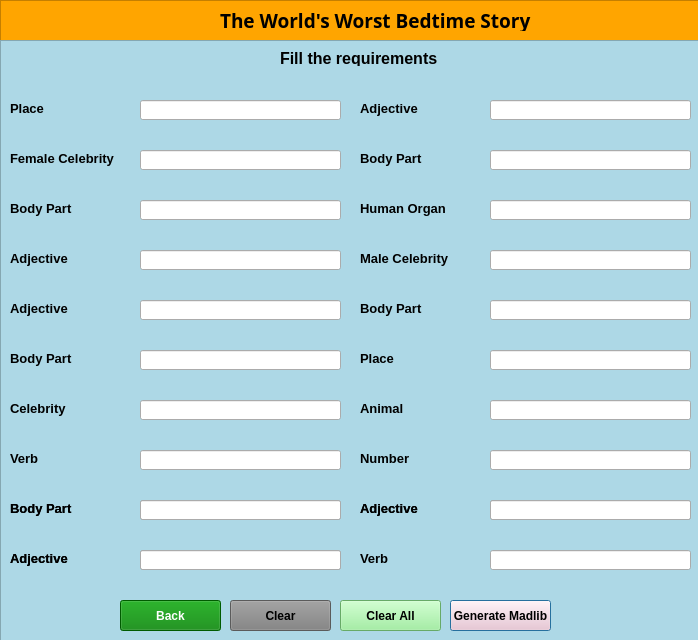
<?xml version="1.0" encoding="UTF-8"?>
<ui version="4.0">
 <class>Dialog</class>
 <widget class="QDialog" name="Dialog">
  <property name="geometry">
   <rect>
    <x>0</x>
    <y>0</y>
    <width>698</width>
    <height>640</height>
   </rect>
  </property>
  <property name="windowTitle">
   <string>Mad Lib 01</string>
  </property>
  <property name="styleSheet">
   <string notr="true">#frame1{
	background:orange;
}
#frame2{
background:lightblue;
}

#madlibbtn{
background:pink;
color:black;



}

#madlibbtn:hover{
border:1px dashed blue;
background:green;
color:white;
}

#clearbtn{
	background:gray;
	
}
#clearbtn:hover{
	background:red;
color:white;
	
}

#backbtn{
	background:green;
color:white;
}

#backbtn:hover{
	background:lightblue;
color:black;

	
}

#clearallbtn{
	background:lightgreen;

}

#clearallbtn:hover{
	background:rgba(200,10,20);
color:white;

}</string>
  </property>
  <widget class="QFrame" name="frame1">
   <property name="geometry">
    <rect>
     <x>0</x>
     <y>0</y>
     <width>701</width>
     <height>41</height>
    </rect>
   </property>
   <property name="frameShape">
    <enum>QFrame::StyledPanel</enum>
   </property>
   <property name="frameShadow">
    <enum>QFrame::Raised</enum>
   </property>
   <widget class="QLabel" name="title_label">
    <property name="geometry">
     <rect>
      <x>220</x>
      <y>10</y>
      <width>311</width>
      <height>21</height>
     </rect>
    </property>
    <property name="font">
     <font>
      <family>Rockwell</family>
      <pointsize>14</pointsize>
      <weight>75</weight>
      <italic>false</italic>
      <bold>true</bold>
      <strikeout>false</strikeout>
     </font>
    </property>
    <property name="mouseTracking">
     <bool>true</bool>
    </property>
    <property name="styleSheet">
     <string notr="true"/>
    </property>
    <property name="text">
     <string>The World's Worst Bedtime Story</string>
    </property>
   </widget>
  </widget>
  <widget class="QFrame" name="frame2">
   <property name="geometry">
    <rect>
     <x>0</x>
     <y>40</y>
     <width>701</width>
     <height>601</height>
    </rect>
   </property>
   <property name="frameShape">
    <enum>QFrame::StyledPanel</enum>
   </property>
   <property name="frameShadow">
    <enum>QFrame::Raised</enum>
   </property>
   <widget class="QLabel" name="label">
    <property name="geometry">
     <rect>
      <x>280</x>
      <y>10</y>
      <width>161</width>
      <height>16</height>
     </rect>
    </property>
    <property name="font">
     <font>
      <family>Arial</family>
      <pointsize>12</pointsize>
      <weight>75</weight>
      <bold>true</bold>
     </font>
    </property>
    <property name="text">
     <string>Fill the requirements</string>
    </property>
   </widget>
   <widget class="QLabel" name="label_2">
    <property name="geometry">
     <rect>
      <x>10</x>
      <y>60</y>
      <width>81</width>
      <height>16</height>
     </rect>
    </property>
    <property name="font">
     <font>
      <pointsize>10</pointsize>
      <weight>75</weight>
      <bold>true</bold>
     </font>
    </property>
    <property name="text">
     <string>Place</string>
    </property>
   </widget>
   <widget class="QLineEdit" name="place1">
    <property name="geometry">
     <rect>
      <x>140</x>
      <y>60</y>
      <width>201</width>
      <height>20</height>
     </rect>
    </property>
   </widget>
   <widget class="QLineEdit" name="adjective1">
    <property name="geometry">
     <rect>
      <x>490</x>
      <y>60</y>
      <width>201</width>
      <height>20</height>
     </rect>
    </property>
    <property name="text">
     <string/>
    </property>
   </widget>
   <widget class="QLabel" name="label_5">
    <property name="geometry">
     <rect>
      <x>360</x>
      <y>60</y>
      <width>81</width>
      <height>16</height>
     </rect>
    </property>
    <property name="font">
     <font>
      <pointsize>10</pointsize>
      <weight>75</weight>
      <bold>true</bold>
     </font>
    </property>
    <property name="text">
     <string>Adjective</string>
    </property>
   </widget>
   <widget class="QLineEdit" name="celebrity_f">
    <property name="geometry">
     <rect>
      <x>140</x>
      <y>110</y>
      <width>201</width>
      <height>20</height>
     </rect>
    </property>
   </widget>
   <widget class="QLabel" name="label_6">
    <property name="geometry">
     <rect>
      <x>10</x>
      <y>110</y>
      <width>111</width>
      <height>16</height>
     </rect>
    </property>
    <property name="font">
     <font>
      <pointsize>10</pointsize>
      <weight>75</weight>
      <bold>true</bold>
     </font>
    </property>
    <property name="text">
     <string>Female Celebrity</string>
    </property>
   </widget>
   <widget class="QLineEdit" name="bodypart1">
    <property name="geometry">
     <rect>
      <x>490</x>
      <y>110</y>
      <width>201</width>
      <height>20</height>
     </rect>
    </property>
   </widget>
   <widget class="QLabel" name="label_7">
    <property name="geometry">
     <rect>
      <x>360</x>
      <y>110</y>
      <width>81</width>
      <height>16</height>
     </rect>
    </property>
    <property name="font">
     <font>
      <pointsize>10</pointsize>
      <weight>75</weight>
      <bold>true</bold>
     </font>
    </property>
    <property name="text">
     <string>Body Part</string>
    </property>
   </widget>
   <widget class="QLineEdit" name="bodypart2">
    <property name="geometry">
     <rect>
      <x>140</x>
      <y>160</y>
      <width>201</width>
      <height>20</height>
     </rect>
    </property>
   </widget>
   <widget class="QLabel" name="label_8">
    <property name="geometry">
     <rect>
      <x>10</x>
      <y>160</y>
      <width>121</width>
      <height>16</height>
     </rect>
    </property>
    <property name="font">
     <font>
      <pointsize>10</pointsize>
      <weight>75</weight>
      <bold>true</bold>
     </font>
    </property>
    <property name="text">
     <string>Body Part</string>
    </property>
   </widget>
   <widget class="QLineEdit" name="organ">
    <property name="geometry">
     <rect>
      <x>490</x>
      <y>160</y>
      <width>201</width>
      <height>20</height>
     </rect>
    </property>
   </widget>
   <widget class="QLabel" name="label_9">
    <property name="geometry">
     <rect>
      <x>360</x>
      <y>160</y>
      <width>121</width>
      <height>16</height>
     </rect>
    </property>
    <property name="font">
     <font>
      <pointsize>10</pointsize>
      <weight>75</weight>
      <bold>true</bold>
     </font>
    </property>
    <property name="text">
     <string>Human Organ</string>
    </property>
   </widget>
   <widget class="QLabel" name="label_10">
    <property name="geometry">
     <rect>
      <x>10</x>
      <y>210</y>
      <width>121</width>
      <height>16</height>
     </rect>
    </property>
    <property name="font">
     <font>
      <pointsize>10</pointsize>
      <weight>75</weight>
      <bold>true</bold>
     </font>
    </property>
    <property name="text">
     <string>Adjective</string>
    </property>
   </widget>
   <widget class="QLineEdit" name="adjective2">
    <property name="geometry">
     <rect>
      <x>140</x>
      <y>210</y>
      <width>201</width>
      <height>20</height>
     </rect>
    </property>
   </widget>
   <widget class="QLineEdit" name="celebrity_m">
    <property name="geometry">
     <rect>
      <x>490</x>
      <y>210</y>
      <width>201</width>
      <height>20</height>
     </rect>
    </property>
   </widget>
   <widget class="QLabel" name="label_11">
    <property name="geometry">
     <rect>
      <x>360</x>
      <y>210</y>
      <width>121</width>
      <height>16</height>
     </rect>
    </property>
    <property name="font">
     <font>
      <pointsize>10</pointsize>
      <weight>75</weight>
      <bold>true</bold>
     </font>
    </property>
    <property name="text">
     <string>Male Celebrity</string>
    </property>
   </widget>
   <widget class="QLineEdit" name="adjective3">
    <property name="geometry">
     <rect>
      <x>140</x>
      <y>260</y>
      <width>201</width>
      <height>20</height>
     </rect>
    </property>
   </widget>
   <widget class="QLabel" name="label_12">
    <property name="geometry">
     <rect>
      <x>10</x>
      <y>260</y>
      <width>121</width>
      <height>16</height>
     </rect>
    </property>
    <property name="font">
     <font>
      <pointsize>10</pointsize>
      <weight>75</weight>
      <bold>true</bold>
     </font>
    </property>
    <property name="text">
     <string>Adjective</string>
    </property>
   </widget>
   <widget class="QLineEdit" name="bodypart3">
    <property name="geometry">
     <rect>
      <x>490</x>
      <y>260</y>
      <width>201</width>
      <height>20</height>
     </rect>
    </property>
   </widget>
   <widget class="QLabel" name="label_13">
    <property name="geometry">
     <rect>
      <x>360</x>
      <y>260</y>
      <width>121</width>
      <height>16</height>
     </rect>
    </property>
    <property name="font">
     <font>
      <pointsize>10</pointsize>
      <weight>75</weight>
      <bold>true</bold>
     </font>
    </property>
    <property name="text">
     <string>Body Part</string>
    </property>
   </widget>
   <widget class="QLabel" name="label_14">
    <property name="geometry">
     <rect>
      <x>10</x>
      <y>310</y>
      <width>121</width>
      <height>16</height>
     </rect>
    </property>
    <property name="font">
     <font>
      <pointsize>10</pointsize>
      <weight>75</weight>
      <bold>true</bold>
     </font>
    </property>
    <property name="text">
     <string>Body Part</string>
    </property>
   </widget>
   <widget class="QLineEdit" name="bodypart4">
    <property name="geometry">
     <rect>
      <x>140</x>
      <y>310</y>
      <width>201</width>
      <height>20</height>
     </rect>
    </property>
   </widget>
   <widget class="QLabel" name="label_15">
    <property name="geometry">
     <rect>
      <x>360</x>
      <y>310</y>
      <width>121</width>
      <height>16</height>
     </rect>
    </property>
    <property name="font">
     <font>
      <pointsize>10</pointsize>
      <weight>75</weight>
      <bold>true</bold>
     </font>
    </property>
    <property name="text">
     <string>Place</string>
    </property>
   </widget>
   <widget class="QLineEdit" name="place2">
    <property name="geometry">
     <rect>
      <x>490</x>
      <y>310</y>
      <width>201</width>
      <height>20</height>
     </rect>
    </property>
   </widget>
   <widget class="QLabel" name="label_16">
    <property name="geometry">
     <rect>
      <x>10</x>
      <y>360</y>
      <width>121</width>
      <height>16</height>
     </rect>
    </property>
    <property name="font">
     <font>
      <pointsize>10</pointsize>
      <weight>75</weight>
      <bold>true</bold>
     </font>
    </property>
    <property name="text">
     <string>Celebrity</string>
    </property>
   </widget>
   <widget class="QLineEdit" name="celebrity">
    <property name="geometry">
     <rect>
      <x>140</x>
      <y>360</y>
      <width>201</width>
      <height>20</height>
     </rect>
    </property>
   </widget>
   <widget class="QLabel" name="label_17">
    <property name="geometry">
     <rect>
      <x>360</x>
      <y>360</y>
      <width>121</width>
      <height>16</height>
     </rect>
    </property>
    <property name="font">
     <font>
      <pointsize>10</pointsize>
      <weight>75</weight>
      <bold>true</bold>
     </font>
    </property>
    <property name="text">
     <string>Animal</string>
    </property>
   </widget>
   <widget class="QLineEdit" name="animal">
    <property name="geometry">
     <rect>
      <x>490</x>
      <y>360</y>
      <width>201</width>
      <height>20</height>
     </rect>
    </property>
   </widget>
   <widget class="QPushButton" name="madlibbtn">
    <property name="geometry">
     <rect>
      <x>450</x>
      <y>560</y>
      <width>101</width>
      <height>31</height>
     </rect>
    </property>
    <property name="font">
     <font>
      <family>Arial</family>
      <pointsize>9</pointsize>
      <weight>75</weight>
      <bold>true</bold>
     </font>
    </property>
    <property name="cursor">
     <cursorShape>PointingHandCursor</cursorShape>
    </property>
    <property name="text">
     <string>Generate Madlib</string>
    </property>
   </widget>
   <widget class="QPushButton" name="clearbtn">
    <property name="geometry">
     <rect>
      <x>230</x>
      <y>560</y>
      <width>101</width>
      <height>31</height>
     </rect>
    </property>
    <property name="font">
     <font>
      <family>Arial</family>
      <pointsize>9</pointsize>
      <weight>75</weight>
      <bold>true</bold>
     </font>
    </property>
    <property name="cursor">
     <cursorShape>PointingHandCursor</cursorShape>
    </property>
    <property name="text">
     <string>Clear</string>
    </property>
   </widget>
   <widget class="QPushButton" name="backbtn">
    <property name="geometry">
     <rect>
      <x>120</x>
      <y>560</y>
      <width>101</width>
      <height>31</height>
     </rect>
    </property>
    <property name="font">
     <font>
      <family>Arial</family>
      <pointsize>9</pointsize>
      <weight>75</weight>
      <bold>true</bold>
     </font>
    </property>
    <property name="cursor">
     <cursorShape>PointingHandCursor</cursorShape>
    </property>
    <property name="text">
     <string>Back</string>
    </property>
   </widget>
   <widget class="QPushButton" name="clearallbtn">
    <property name="geometry">
     <rect>
      <x>340</x>
      <y>560</y>
      <width>101</width>
      <height>31</height>
     </rect>
    </property>
    <property name="font">
     <font>
      <family>Arial</family>
      <pointsize>9</pointsize>
      <weight>75</weight>
      <bold>true</bold>
     </font>
    </property>
    <property name="cursor">
     <cursorShape>PointingHandCursor</cursorShape>
    </property>
    <property name="text">
     <string>Clear All</string>
    </property>
   </widget>
   <widget class="QLineEdit" name="verb1">
    <property name="geometry">
     <rect>
      <x>140</x>
      <y>410</y>
      <width>201</width>
      <height>20</height>
     </rect>
    </property>
    <property name="text">
     <string/>
    </property>
   </widget>
   <widget class="QLabel" name="label_18">
    <property name="geometry">
     <rect>
      <x>10</x>
      <y>410</y>
      <width>121</width>
      <height>16</height>
     </rect>
    </property>
    <property name="font">
     <font>
      <pointsize>10</pointsize>
      <weight>75</weight>
      <bold>true</bold>
     </font>
    </property>
    <property name="text">
     <string>Verb</string>
    </property>
   </widget>
   <widget class="QLabel" name="label_19">
    <property name="geometry">
     <rect>
      <x>360</x>
      <y>410</y>
      <width>121</width>
      <height>16</height>
     </rect>
    </property>
    <property name="font">
     <font>
      <pointsize>10</pointsize>
      <weight>75</weight>
      <bold>true</bold>
     </font>
    </property>
    <property name="text">
     <string>Number</string>
    </property>
   </widget>
   <widget class="QLineEdit" name="number">
    <property name="geometry">
     <rect>
      <x>490</x>
      <y>410</y>
      <width>201</width>
      <height>20</height>
     </rect>
    </property>
    <property name="text">
     <string/>
    </property>
   </widget>
   <widget class="QLabel" name="label_38">
    <property name="geometry">
     <rect>
      <x>10</x>
      <y>460</y>
      <width>121</width>
      <height>16</height>
     </rect>
    </property>
    <property name="font">
     <font>
      <pointsize>10</pointsize>
      <weight>75</weight>
      <bold>true</bold>
     </font>
    </property>
    <property name="text">
     <string>Body Part</string>
    </property>
   </widget>
   <widget class="QLineEdit" name="bodypart5">
    <property name="geometry">
     <rect>
      <x>140</x>
      <y>460</y>
      <width>201</width>
      <height>20</height>
     </rect>
    </property>
   </widget>
   <widget class="QLineEdit" name="adjective4">
    <property name="geometry">
     <rect>
      <x>490</x>
      <y>460</y>
      <width>201</width>
      <height>20</height>
     </rect>
    </property>
   </widget>
   <widget class="QLabel" name="label_39">
    <property name="geometry">
     <rect>
      <x>360</x>
      <y>460</y>
      <width>121</width>
      <height>16</height>
     </rect>
    </property>
    <property name="font">
     <font>
      <pointsize>10</pointsize>
      <weight>75</weight>
      <bold>true</bold>
     </font>
    </property>
    <property name="text">
     <string>Adjective</string>
    </property>
   </widget>
   <widget class="QLabel" name="label_40">
    <property name="geometry">
     <rect>
      <x>10</x>
      <y>510</y>
      <width>121</width>
      <height>16</height>
     </rect>
    </property>
    <property name="font">
     <font>
      <pointsize>10</pointsize>
      <weight>75</weight>
      <bold>true</bold>
     </font>
    </property>
    <property name="text">
     <string>Adjective</string>
    </property>
   </widget>
   <widget class="QLineEdit" name="adjective5">
    <property name="geometry">
     <rect>
      <x>140</x>
      <y>510</y>
      <width>201</width>
      <height>20</height>
     </rect>
    </property>
   </widget>
   <widget class="QLineEdit" name="verb2">
    <property name="geometry">
     <rect>
      <x>490</x>
      <y>510</y>
      <width>201</width>
      <height>20</height>
     </rect>
    </property>
   </widget>
   <widget class="QLabel" name="label_41">
    <property name="geometry">
     <rect>
      <x>360</x>
      <y>510</y>
      <width>121</width>
      <height>16</height>
     </rect>
    </property>
    <property name="font">
     <font>
      <pointsize>10</pointsize>
      <weight>75</weight>
      <bold>true</bold>
     </font>
    </property>
    <property name="text">
     <string>Verb</string>
    </property>
   </widget>
  </widget>
  <widget class="QLineEdit" name="food_3">
   <property name="geometry">
    <rect>
     <x>140</x>
     <y>500</y>
     <width>201</width>
     <height>20</height>
    </rect>
   </property>
  </widget>
  <widget class="QLabel" name="label_20">
   <property name="geometry">
    <rect>
     <x>10</x>
     <y>500</y>
     <width>121</width>
     <height>16</height>
    </rect>
   </property>
   <property name="font">
    <font>
     <pointsize>10</pointsize>
     <weight>75</weight>
     <bold>true</bold>
    </font>
   </property>
   <property name="text">
    <string>Body Part</string>
   </property>
  </widget>
  <widget class="QLabel" name="label_21">
   <property name="geometry">
    <rect>
     <x>360</x>
     <y>500</y>
     <width>121</width>
     <height>16</height>
    </rect>
   </property>
   <property name="font">
    <font>
     <pointsize>10</pointsize>
     <weight>75</weight>
     <bold>true</bold>
    </font>
   </property>
   <property name="text">
    <string>Adjective</string>
   </property>
  </widget>
  <widget class="QLineEdit" name="school_3">
   <property name="geometry">
    <rect>
     <x>490</x>
     <y>500</y>
     <width>201</width>
     <height>20</height>
    </rect>
   </property>
  </widget>
  <widget class="QLabel" name="label_22">
   <property name="geometry">
    <rect>
     <x>10</x>
     <y>550</y>
     <width>121</width>
     <height>16</height>
    </rect>
   </property>
   <property name="font">
    <font>
     <pointsize>10</pointsize>
     <weight>75</weight>
     <bold>true</bold>
    </font>
   </property>
   <property name="text">
    <string>Adjective</string>
   </property>
  </widget>
  <widget class="QLineEdit" name="food_4">
   <property name="geometry">
    <rect>
     <x>140</x>
     <y>550</y>
     <width>201</width>
     <height>20</height>
    </rect>
   </property>
  </widget>
 </widget>
 <resources/>
 <connections/>
</ui>
